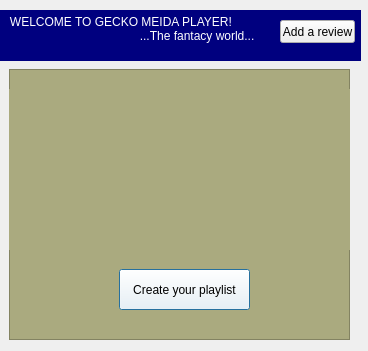
<?xml version="1.0" encoding="UTF-8"?>
<ui version="4.0">
 <class>Dialog</class>
 <widget class="QDialog" name="Dialog">
  <property name="geometry">
   <rect>
    <x>0</x>
    <y>0</y>
    <width>368</width>
    <height>351</height>
   </rect>
  </property>
  <property name="windowTitle">
   <string>Dialog</string>
  </property>
  <property name="styleSheet">
   <string notr="true"/>
  </property>
  <widget class="QFrame" name="frame">
   <property name="geometry">
    <rect>
     <x>9</x>
     <y>69</y>
     <width>341</width>
     <height>271</height>
    </rect>
   </property>
   <property name="styleSheet">
    <string notr="true">background-color: rgb(170, 170, 127);</string>
   </property>
   <property name="frameShape">
    <enum>QFrame::StyledPanel</enum>
   </property>
   <property name="frameShadow">
    <enum>QFrame::Raised</enum>
   </property>
   <widget class="QLabel" name="label">
    <property name="geometry">
     <rect>
      <x>0</x>
      <y>20</y>
      <width>351</width>
      <height>161</height>
     </rect>
    </property>
    <property name="styleSheet">
     <string notr="true">image: url(:/images/Icons/4a8dab6a89bb45ee9894fe3fcf9968bb.png);

</string>
    </property>
    <property name="text">
     <string/>
    </property>
   </widget>
   <widget class="QPushButton" name="pushButton">
    <property name="geometry">
     <rect>
      <x>110</x>
      <y>200</y>
      <width>131</width>
      <height>41</height>
     </rect>
    </property>
    <property name="styleSheet">
     <string notr="true">background-color: rgb(255, 255, 255);</string>
    </property>
    <property name="text">
     <string>Create your playlist</string>
    </property>
   </widget>
  </widget>
  <widget class="QLabel" name="label_2">
   <property name="geometry">
    <rect>
     <x>0</x>
     <y>10</y>
     <width>361</width>
     <height>51</height>
    </rect>
   </property>
   <property name="styleSheet">
    <string notr="true">background-color: rgb(0, 0, 127);

color: rgb(255, 255, 255);
font: 75 8pt &quot;Comic Sans MS&quot;;</string>
   </property>
   <property name="text">
    <string>   WELCOME TO GECKO MEIDA PLAYER!
                                          ...The fantacy world...
</string>
   </property>
  </widget>
  <widget class="QPushButton" name="pushButton_2">
   <property name="geometry">
    <rect>
     <x>280</x>
     <y>20</y>
     <width>75</width>
     <height>23</height>
    </rect>
   </property>
   <property name="styleSheet">
    <string notr="true"/>
   </property>
   <property name="text">
    <string>Add a review</string>
   </property>
  </widget>
 </widget>
 <resources/>
 <connections/>
</ui>
